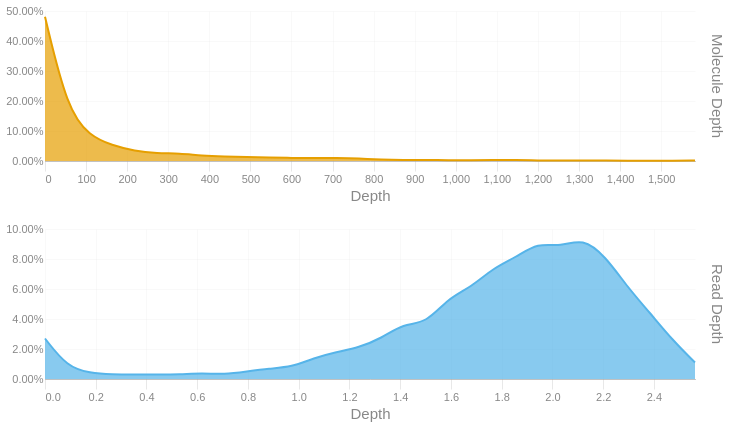

Source (notebook cell):
### Code cell
readdep = depth_hist(tb['Read Depth'], q99, 3)
readdep = readdep.with_columns(pl.lit('Read Depth').alias('Metric'))
if not SKIPLR:
    moldep = depth_hist(tb['Molecule Depth'], mol_q99, 1)
    moldep = moldep.with_columns(pl.lit('Molecule Depth').alias('Metric'))
    _hist = pl.concat([readdep, moldep])
    _hist = _hist.filter(pl.col('Proportion') != 0)
    with SafeRender(_hist):
        (
            alt.Chart(_hist)        
            .mark_area(interpolate = "basis")
            .encode(
                x=alt.X('Bin:Q').scale(domainMin=0).axis(alt.Axis(title='Depth')),
                y = alt.Y('Proportion:Q', title = None).axis(format = '.2%'),
                color = alt.Color('Metric:N').legend(None),
                row = alt.Row("Metric:N").header(title = None, labelOrient = 'right'),
                tooltip = [
                    alt.Tooltip("Metric:N", title = "Metric"),
                    alt.Tooltip('Interval:N', title = "Depth Interval"),
                    alt.Tooltip('Proportion:Q', title = "% Alignments").format('.2%')
                ]
            )
            .resolve_scale(x='independent', y='independent')
            .properties(
                height = 150, width = 650,
                usermeta={'embedOptions': {'downloadFileName': f'{samplename}.depth.hist'}}
            )
        ).display()
else:
    readdep = readdep.filter(pl.col('Proportion') != 0)
    with SafeRender(readdep):
        (
            alt.Chart(readdep)        
            .mark_area(interpolate = "basis")
            .encode(
                x=alt.X('Bin:Q').scale(domainMin=0).axis(alt.Axis(title='Depth')),
                y = alt.Y('Proportion:Q', title = None).axis(format = '.2%'),
                tooltip = [
                    alt.Tooltip('Interval:N', title = "Depth Interval"),
                    alt.Tooltip('Proportion:Q', title = "% Alignments").format('.2%')
                ]
            )
            .properties(
                usermeta={'embedOptions': {'downloadFileName': f'{samplename}.depth.hist'}}
            )
        ).display()

### Figure 1 — Vega-Lite specification as saved in the notebook (floating-point values rounded to 4 significant figures)
{"width": 650, "height": 150, "config": {"title": {"anchor": "start", "dy": -15, "fontSize": 18, "color": "#888888", "subtitleColor": "#888888", "subtitleFontSize": 14}, "arc": {"fill": "#0072B2"}, "axis": {"domainColor": "#888888", "domainWidth": 0.5, "gridWidth": 0.2, "grid": false, "titleFontWeight": 400, "titleFontSize": 15, "labelFontSize": 11, "labelColor": "#888888", "tickColor": "#888888", "tickWidth": 0.2, "titleColor": "#888888"}, "axisBand": {"grid": false}, "axisX": {"grid": true, "tickSize": 10, "domainCap": "round"}, "axisY": {"domain": false, "grid": true, "tickSize": 0, "domainCap": "round"}, "background": "transparent", "header": {"labelFontSize": 15, "labelColor": "#888888", "titleFontSize": 15, "titleFontWeight": 600, "titleColor": "#888888"}, "legend": {"labelFont": "sans-serif", "labelFontSize": 12, "labelColor": "#888888", "symbolSize": 100, "symbolType": "circle", "titleFontSize": 12, "titlePadding": 10, "titleColor": "#888888", "title": null}, "range": {"category": ["#E69F00", "#56B4E9", "#009E73", "#F0E442", "#0072B2", "#D55E00", "#CC79A7", "#000000"], "diverging": ["#cfe8f3", "#a2d4ec", "#73bfe2", "#46abdb", "#1696d2", "#12719e"]}, "area": {"fill": "#0072B2", "fillOpacity": 0.7, "line": true, "strokeOpacity": 0.7}, "line": {"color": "#0072B2", "stroke": "#0072B2", "strokeWidth": 2}, "trail": {"color": "#0072B2", "stroke": "#0072B2", "strokeWidth": 0, "size": 1}, "point": {"filled": true, "fillOpacity": 1.0, "size": 95}, "text": {"color": "#888888", "fontSize": 11, "align": "right", "fontWeight": 400, "size": 11}, "bar": {"fill": "#0072B2", "stroke": null}, "view": {"stroke": null, "continuousWidth": 660, "continuousHeight": 400}}, "data": {"name": "data-3d77df904c02fafc19ad836f6f35a418"}, "mark": {"type": "area", "interpolate": "basis"}, "encoding": {"color": {"field": "Metric", "legend": null, "type": "nominal"}, "row": {"field": "Metric", "header": {"title": null, "labelOrient": "right"}, "type": "nominal"}, "tooltip": [{"field": "Metric", "title": "Metric", "type": "nominal"}, {"field": "Interval", "title": "Depth Interval", "type": "nominal"}, {"field": "Proportion", "format": ".2%", "title": "% Alignments", "type": "quantitative"}], "x": {"axis": {"title": "Depth"}, "field": "Bin", "scale": {"domainMin": 0}, "type": "quantitative"}, "y": {"axis": {"format": ".2%"}, "field": "Proportion", "title": null, "type": "quantitative"}}, "resolve": {"scale": {"x": "independent", "y": "independent"}}, "usermeta": {"embedOptions": {"downloadFileName": "S5_Kennetcook_3548.depth.hist"}}, "$schema": "https://vega.github.io/schema/vega-lite/v6.1.0.json", "datasets": {"data-3d77df904c02fafc19ad836f6f35a418": [{"Bin": 0.0, "Interval": "0.0-0.088", "Proportion": 0.027, "Metric": "Read Depth"}, {"Bin": 0.088, "Interval": "0.088-0.177", "Proportion": 0.008, "Metric": "Read Depth"}, {"Bin": 0.177, "Interval": "0.177-0.265", "Proportion": 0.004, "Metric": "Read Depth"}, {"Bin": 0.265, "Interval": "0.265-0.353", "Proportion": 0.003, "Metric": "Read Depth"}, {"Bin": 0.353, "Interval": "0.353-0.442", "Proportion": 0.003, "Metric": "Read Depth"}, {"Bin": 0.442, "Interval": "0.442-0.53", "Proportion": 0.003, "Metric": "Read Depth"}, {"Bin": 0.53, "Interval": "0.53-0.618", "Proportion": 0.003, "Metric": "Read Depth"}, {"Bin": 0.618, "Interval": "0.618-0.707", "Proportion": 0.004, "Metric": "Read Depth"}, {"Bin": 0.707, "Interval": "0.707-0.795", "Proportion": 0.003, "Metric": "Read Depth"}, {"Bin": 0.795, "Interval": "0.795-0.883", "Proportion": 0.005, "Metric": "Read Depth"}, {"Bin": 0.883, "Interval": "0.883-0.972", "Proportion": 0.007, "Metric": "Read Depth"}, {"Bin": 0.972, "Interval": "0.972-1.06", "Proportion": 0.008, "Metric": "Read Depth"}, {"Bin": 1.06, "Interval": "1.06-1.148", "Proportion": 0.014, "Metric": "Read Depth"}, {"Bin": 1.148, "Interval": "1.148-1.237", "Proportion": 0.018, "Metric": "Read Depth"}, {"Bin": 1.237, "Interval": "1.237-1.325", "Proportion": 0.021, "Metric": "Read Depth"}, {"Bin": 1.325, "Interval": "1.325-1.413", "Proportion": 0.027, "Metric": "Read Depth"}, {"Bin": 1.413, "Interval": "1.413-1.502", "Proportion": 0.037, "Metric": "Read Depth"}, {"Bin": 1.502, "Interval": "1.502-1.59", "Proportion": 0.037, "Metric": "Read Depth"}, {"Bin": 1.59, "Interval": "1.59-1.678", "Proportion": 0.054, "Metric": "Read Depth"}, {"Bin": 1.678, "Interval": "1.678-1.767", "Proportion": 0.061, "Metric": "Read Depth"}, {"Bin": 1.767, "Interval": "1.767-1.855", "Proportion": 0.074, "Metric": "Read Depth"}, {"Bin": 1.855, "Interval": "1.855-1.943", "Proportion": 0.081, "Metric": "Read Depth"}, {"Bin": 1.943, "Interval": "1.943-2.032", "Proportion": 0.091, "Metric": "Read Depth"}, {"Bin": 2.032, "Interval": "2.032-2.12", "Proportion": 0.088, "Metric": "Read Depth"}, {"Bin": 2.12, "Interval": "2.12-2.208", "Proportion": 0.094, "Metric": "Read Depth"}, {"Bin": 2.208, "Interval": "2.208-2.297", "Proportion": 0.082, "Metric": "Read Depth"}, {"Bin": 2.297, "Interval": "2.297-2.385", "Proportion": 0.061, "Metric": "Read Depth"}, {"Bin": 2.385, "Interval": "2.385-2.473", "Proportion": 0.044, "Metric": "Read Depth"}, {"Bin": 2.473, "Interval": "2.473-2.562", "Proportion": 0.026, "Metric": "Read Depth"}, {"Bin": 2.562, "Interval": "2.562-2.65", "Proportion": 0.011, "Metric": "Read Depth"}, {"Bin": 0.0, "Interval": "0.0-54.6", "Proportion": 0.481, "Metric": "Molecule Depth"}, {"Bin": 54.6, "Interval": "54.6-109.1", "Proportion": 0.171, "Metric": "Molecule Depth"}, {"Bin": 109.1, "Interval": "109.1-163.7", "Proportion": 0.083, "Metric": "Molecule Depth"}, {"Bin": 163.7, "Interval": "163.7-218.3", "Proportion": 0.052, "Metric": "Molecule Depth"}, {"Bin": 218.3, "Interval": "218.3-272.8", "Proportion": 0.033, "Metric": "Molecule Depth"}, {"Bin": 272.8, "Interval": "272.8-327.4", "Proportion": 0.026, "Metric": "Molecule Depth"}, {"Bin": 327.4, "Interval": "327.4-381.9", "Proportion": 0.025, "Metric": "Molecule Depth"}, {"Bin": 381.9, "Interval": "381.9-436.5", "Proportion": 0.018, "Metric": "Molecule Depth"}, {"Bin": 436.5, "Interval": "436.5-491.1", "Proportion": 0.015, "Metric": "Molecule Depth"}, {"Bin": 491.1, "Interval": "491.1-545.6", "Proportion": 0.013, "Metric": "Molecule Depth"}, {"Bin": 545.6, "Interval": "545.6-600.2", "Proportion": 0.012, "Metric": "Molecule Depth"}, {"Bin": 600.2, "Interval": "600.2-654.8", "Proportion": 0.01, "Metric": "Molecule Depth"}, {"Bin": 654.8, "Interval": "654.8-709.3", "Proportion": 0.01, "Metric": "Molecule Depth"}, {"Bin": 709.3, "Interval": "709.3-763.9", "Proportion": 0.01, "Metric": "Molecule Depth"}, {"Bin": 763.9, "Interval": "763.9-818.5", "Proportion": 0.009, "Metric": "Molecule Depth"}, {"Bin": 818.5, "Interval": "818.5-873.0", "Proportion": 0.004, "Metric": "Molecule Depth"}, {"Bin": 873.0, "Interval": "873.0-927.6", "Proportion": 0.003, "Metric": "Molecule Depth"}, {"Bin": 927.6, "Interval": "927.6-982.1", "Proportion": 0.004, "Metric": "Molecule Depth"}, {"Bin": 982.1, "Interval": "982.1-1036.7", "Proportion": 0.002, "Metric": "Molecule Depth"}, {"Bin": 1037.0, "Interval": "1036.7-1091.3", "Proportion": 0.003, "Metric": "Molecule Depth"}, {"Bin": 1091.0, "Interval": "1091.3-1145.8", "Proportion": 0.003, "Metric": "Molecule Depth"}, {"Bin": 1146.0, "Interval": "1145.8-1200.4", "Proportion": 0.004, "Metric": "Molecule Depth"}, {"Bin": 1200.0, "Interval": "1200.4-1255.0", "Proportion": 0.001, "Metric": "Molecule Depth"}, {"Bin": 1255.0, "Interval": "1255.0-1309.5", "Proportion": 0.002, "Metric": "Molecule Depth"}, {"Bin": 1310.0, "Interval": "1309.5-1364.1", "Proportion": 0.002, "Metric": "Molecule Depth"}, {"Bin": 1364.0, "Interval": "1364.1-1418.7", "Proportion": 0.002, "Metric": "Molecule Depth"}, {"Bin": 1419.0, "Interval": "1418.7-1473.2", "Proportion": 0.001, "Metric": "Molecule Depth"}, {"Bin": 1473.0, "Interval": "1473.2-1527.8", "Proportion": 0.001, "Metric": "Molecule Depth"}, {"Bin": 1528.0, "Interval": "1527.8-1582.3", "Proportion": 0.001, "Metric": "Molecule Depth"}, {"Bin": 1582.0, "Interval": "1582.3-1636.91", "Proportion": 0.002, "Metric": "Molecule Depth"}]}}
